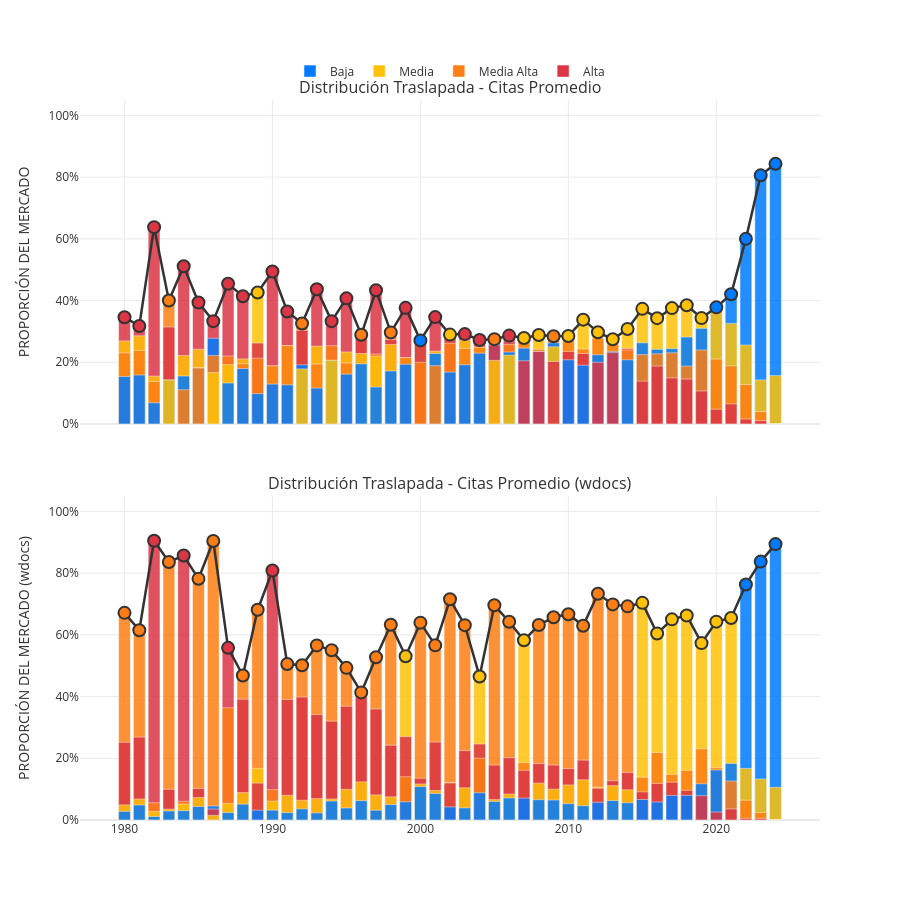

Notebook code cell kept with this figure:
### Code cell
# Mandar llamar a la nueva función
df_completo = category_plots.cargar_datos_completos(cfg.LEVEL)
category_plots.plot_evolucion_traslapada(df_completo, cfg.CATEGORICAL_FEATURES, seleccion="citas")

### Figure 1 — Plotly figure (JSON) as saved in the notebook; plotly's stock layout.template omitted (floating-point values rounded to 4 significant figures)
{"data": [{"hoverinfo": "x+y", "marker": {"color": ["#DC3545", "#DC3545", "#DC3545", "#FD7E14", "#DC3545", "#DC3545", "#DC3545", "#DC3545", "#DC3545", "#FFC107", "#DC3545", "#DC3545", "#FD7E14", "#DC3545", "#DC3545", "#DC3545", "#FD7E14", "#DC3545", "#FD7E14", "#DC3545", "#007BFF", "#DC3545", "#FFC107", "#DC3545", "#DC3545", "#FD7E14", "#DC3545", "#FFC107", "#FFC107", "#FD7E14", "#FFC107", "#FFC107", "#FFC107", "#FFC107", "#FFC107", "#FFC107", "#FFC107", "#FFC107", "#FFC107", "#FFC107", "#007BFF", "#007BFF", "#007BFF", "#007BFF", "#007BFF"], "line": {"color": "white", "width": 0.5}}, "opacity": 0.85, "showlegend": false, "type": "bar", "x": [1980, 1981, 1982, 1983, 1984, 1985, 1986, 1987, 1988, 1989, 1990, 1991, 1992, 1993, 1994, 1995, 1996, 1997, 1998, 1999, 2000, 2001, 2002, 2003, 2004, 2005, 2006, 2007, 2008, 2009, 2010, 2011, 2012, 2013, 2014, 2015, 2016, 2017, 2018, 2019, 2020, 2021, 2022, 2023, 2024], "xaxis": "x", "y": [0.3462, 0.3175, 0.6379, 0.4, 0.5111, 0.3939, 0.3333, 0.4545, 0.4141, 0.4262, 0.4941, 0.3648, 0.3259, 0.4369, 0.3333, 0.4072, 0.2891, 0.4333, 0.2969, 0.3763, 0.271, 0.3465, 0.2897, 0.2914, 0.2724, 0.275, 0.2864, 0.2787, 0.2883, 0.2845, 0.2851, 0.3381, 0.2976, 0.2745, 0.3077, 0.3732, 0.343, 0.3756, 0.385, 0.3432, 0.378, 0.4203, 0.6, 0.8059, 0.8431], "yaxis": "y"}, {"hoverinfo": "x+y", "marker": {"color": ["#FD7E14", "#FD7E14", "#DC3545", "#FD7E14", "#DC3545", "#FD7E14", "#FD7E14", "#DC3545", "#FD7E14", "#FD7E14", "#DC3545", "#FD7E14", "#FD7E14", "#FD7E14", "#FD7E14", "#FD7E14", "#FD7E14", "#FD7E14", "#FD7E14", "#FFC107", "#FD7E14", "#FD7E14", "#FD7E14", "#FD7E14", "#FFC107", "#FD7E14", "#FD7E14", "#FFC107", "#FD7E14", "#FD7E14", "#FD7E14", "#FD7E14", "#FD7E14", "#FD7E14", "#FD7E14", "#FFC107", "#FFC107", "#FFC107", "#FFC107", "#FFC107", "#FFC107", "#FFC107", "#007BFF", "#007BFF", "#007BFF"], "line": {"color": "white", "width": 0.5}}, "opacity": 0.85, "showlegend": false, "type": "bar", "x": [1980, 1981, 1982, 1983, 1984, 1985, 1986, 1987, 1988, 1989, 1990, 1991, 1992, 1993, 1994, 1995, 1996, 1997, 1998, 1999, 2000, 2001, 2002, 2003, 2004, 2005, 2006, 2007, 2008, 2009, 2010, 2011, 2012, 2013, 2014, 2015, 2016, 2017, 2018, 2019, 2020, 2021, 2022, 2023, 2024], "xaxis": "x2", "y": [0.6713, 0.6149, 0.905, 0.8363, 0.8571, 0.7816, 0.904, 0.558, 0.4684, 0.6813, 0.8085, 0.5055, 0.5016, 0.5658, 0.5502, 0.4931, 0.4135, 0.5275, 0.6328, 0.5307, 0.6396, 0.566, 0.7153, 0.6314, 0.4652, 0.6958, 0.6425, 0.5824, 0.6318, 0.6571, 0.667, 0.6294, 0.7332, 0.6987, 0.6923, 0.7037, 0.6043, 0.6503, 0.6629, 0.5733, 0.6428, 0.6548, 0.7632, 0.8374, 0.8941], "yaxis": "y2"}, {"hoverinfo": "x+y", "marker": {"color": ["#FFC107", "#FFC107", "#FFC107", "#DC3545", "#FFC107", "#FFC107", "#007BFF", "#FD7E14", "#FFC107", "#DC3545", "#FFC107", "#FFC107", "#DC3545", "#FFC107", "#FD7E14", "#FFC107", "#DC3545", "#FD7E14", "#DC3545", "#FFC107", "#FFC107", "#FFC107", "#DC3545", "#FFC107", "#FFC107", "#007BFF", "#FD7E14", "#FD7E14", "#FD7E14", "#007BFF", "#FD7E14", "#FD7E14", "#FD7E14", "#FD7E14", "#DC3545", "#007BFF", "#007BFF", "#007BFF", "#007BFF", "#007BFF", "#FFC107", "#FFC107", "#FFC107", "#FFC107", "#FFC107"], "line": {"color": "white", "width": 0.5}}, "opacity": 0.85, "showlegend": false, "type": "bar", "x": [1980, 1981, 1982, 1983, 1984, 1985, 1986, 1987, 1988, 1989, 1990, 1991, 1992, 1993, 1994, 1995, 1996, 1997, 1998, 1999, 2000, 2001, 2002, 2003, 2004, 2005, 2006, 2007, 2008, 2009, 2010, 2011, 2012, 2013, 2014, 2015, 2016, 2017, 2018, 2019, 2020, 2021, 2022, 2023, 2024], "xaxis": "x", "y": [0.2692, 0.2857, 0.1552, 0.3143, 0.2222, 0.2424, 0.2778, 0.2203, 0.2109, 0.2623, 0.1882, 0.2541, 0.3036, 0.2524, 0.254, 0.2335, 0.2874, 0.2267, 0.2734, 0.2151, 0.2645, 0.2362, 0.2804, 0.2715, 0.249, 0.2625, 0.2573, 0.2705, 0.242, 0.2629, 0.2715, 0.2429, 0.278, 0.2588, 0.2443, 0.2632, 0.2419, 0.2443, 0.2817, 0.31, 0.3636, 0.3261, 0.256, 0.1429, 0.1569], "yaxis": "y"}, {"hoverinfo": "x+y", "marker": {"color": ["#DC3545", "#DC3545", "#FD7E14", "#DC3545", "#FD7E14", "#DC3545", "#007BFF", "#FD7E14", "#DC3545", "#FFC107", "#FD7E14", "#DC3545", "#DC3545", "#DC3545", "#DC3545", "#DC3545", "#DC3545", "#DC3545", "#DC3545", "#DC3545", "#DC3545", "#DC3545", "#FFC107", "#DC3545", "#DC3545", "#DC3545", "#DC3545", "#FD7E14", "#DC3545", "#DC3545", "#DC3545", "#DC3545", "#FFC107", "#DC3545", "#DC3545", "#FD7E14", "#FD7E14", "#FD7E14", "#FD7E14", "#FD7E14", "#FD7E14", "#007BFF", "#FFC107", "#FFC107", "#FFC107"], "line": {"color": "white", "width": 0.5}}, "opacity": 0.85, "showlegend": false, "type": "bar", "x": [1980, 1981, 1982, 1983, 1984, 1985, 1986, 1987, 1988, 1989, 1990, 1991, 1992, 1993, 1994, 1995, 1996, 1997, 1998, 1999, 2000, 2001, 2002, 2003, 2004, 2005, 2006, 2007, 2008, 2009, 2010, 2011, 2012, 2013, 2014, 2015, 2016, 2017, 2018, 2019, 2020, 2021, 2022, 2023, 2024], "xaxis": "x2", "y": [0.2517, 0.2686, 0.05587, 0.09942, 0.06061, 0.1019, 0.04545, 0.3639, 0.3915, 0.1673, 0.0984, 0.3906, 0.3984, 0.3416, 0.3204, 0.3686, 0.4003, 0.3595, 0.2422, 0.2703, 0.1354, 0.2524, 0.122, 0.2248, 0.2463, 0.1781, 0.202, 0.1858, 0.1829, 0.1781, 0.1665, 0.1941, 0.1065, 0.1272, 0.1538, 0.1388, 0.2188, 0.1476, 0.161, 0.2305, 0.1693, 0.1833, 0.1671, 0.1329, 0.1059], "yaxis": "y2"}, {"hoverinfo": "x+y", "marker": {"color": ["#FD7E14", "#FD7E14", "#FD7E14", "#007BFF", "#007BFF", "#007BFF", "#FD7E14", "#FFC107", "#FD7E14", "#FD7E14", "#FD7E14", "#FD7E14", "#007BFF", "#FD7E14", "#007BFF", "#FD7E14", "#FFC107", "#FFC107", "#FFC107", "#FD7E14", "#DC3545", "#007BFF", "#FD7E14", "#FD7E14", "#FD7E14", "#DC3545", "#007BFF", "#007BFF", "#007BFF", "#FFC107", "#DC3545", "#DC3545", "#007BFF", "#007BFF", "#FD7E14", "#FD7E14", "#FD7E14", "#FD7E14", "#FD7E14", "#FD7E14", "#FD7E14", "#FD7E14", "#FD7E14", "#FD7E14", "#FD7E14"], "line": {"color": "white", "width": 0.5}}, "opacity": 0.85, "showlegend": false, "type": "bar", "x": [1980, 1981, 1982, 1983, 1984, 1985, 1986, 1987, 1988, 1989, 1990, 1991, 1992, 1993, 1994, 1995, 1996, 1997, 1998, 1999, 2000, 2001, 2002, 2003, 2004, 2005, 2006, 2007, 2008, 2009, 2010, 2011, 2012, 2013, 2014, 2015, 2016, 2017, 2018, 2019, 2020, 2021, 2022, 2023, 2024], "xaxis": "x", "y": [0.2308, 0.2381, 0.1379, 0.1429, 0.1556, 0.1818, 0.2222, 0.1923, 0.1953, 0.2131, 0.1882, 0.2541, 0.192, 0.1942, 0.2063, 0.1976, 0.2286, 0.22, 0.2578, 0.2151, 0.2645, 0.2283, 0.2617, 0.245, 0.249, 0.2562, 0.233, 0.2459, 0.2349, 0.25, 0.2353, 0.2286, 0.2244, 0.2353, 0.2398, 0.2249, 0.2274, 0.2308, 0.1878, 0.2399, 0.2105, 0.1884, 0.128, 0.04029, 0], "yaxis": "y"}, {"hoverinfo": "x+y", "marker": {"color": ["#FFC107", "#FFC107", "#FFC107", "#FFC107", "#FFC107", "#FFC107", "#DC3545", "#FFC107", "#FFC107", "#DC3545", "#FFC107", "#FFC107", "#FFC107", "#FFC107", "#FFC107", "#FFC107", "#FFC107", "#FFC107", "#FFC107", "#FD7E14", "#FFC107", "#FFC107", "#DC3545", "#FFC107", "#FD7E14", "#FFC107", "#FFC107", "#DC3545", "#FFC107", "#FFC107", "#FFC107", "#FFC107", "#DC3545", "#FFC107", "#FFC107", "#DC3545", "#DC3545", "#DC3545", "#DC3545", "#007BFF", "#007BFF", "#FD7E14", "#FD7E14", "#FD7E14", "#FD7E14"], "line": {"color": "white", "width": 0.5}}, "opacity": 0.85, "showlegend": false, "type": "bar", "x": [1980, 1981, 1982, 1983, 1984, 1985, 1986, 1987, 1988, 1989, 1990, 1991, 1992, 1993, 1994, 1995, 1996, 1997, 1998, 1999, 2000, 2001, 2002, 2003, 2004, 2005, 2006, 2007, 2008, 2009, 2010, 2011, 2012, 2013, 2014, 2015, 2016, 2017, 2018, 2019, 2020, 2021, 2022, 2023, 2024], "xaxis": "x2", "y": [0.04895, 0.06796, 0.02793, 0.03509, 0.05195, 0.07282, 0.03535, 0.05384, 0.08889, 0.1195, 0.06117, 0.07992, 0.06396, 0.0694, 0.06796, 0.09937, 0.1235, 0.08127, 0.075, 0.14, 0.1168, 0.0956, 0.1201, 0.1044, 0.2002, 0.06604, 0.084, 0.1609, 0.1194, 0.1, 0.1136, 0.1303, 0.103, 0.1113, 0.0979, 0.09118, 0.1185, 0.1225, 0.09613, 0.1173, 0.1621, 0.1262, 0.06407, 0.02448, 0], "yaxis": "y2"}, {"hoverinfo": "x+y", "marker": {"color": ["#007BFF", "#007BFF", "#007BFF", "#FFC107", "#FD7E14", "#FD7E14", "#FFC107", "#007BFF", "#007BFF", "#007BFF", "#007BFF", "#007BFF", "#FFC107", "#007BFF", "#FFC107", "#007BFF", "#007BFF", "#007BFF", "#007BFF", "#007BFF", "#FD7E14", "#FD7E14", "#007BFF", "#007BFF", "#007BFF", "#FFC107", "#FFC107", "#DC3545", "#DC3545", "#DC3545", "#007BFF", "#007BFF", "#DC3545", "#DC3545", "#007BFF", "#DC3545", "#DC3545", "#DC3545", "#DC3545", "#DC3545", "#DC3545", "#DC3545", "#DC3545", "#DC3545", "#DC3545"], "line": {"color": "white", "width": 0.5}}, "opacity": 0.85, "showlegend": false, "type": "bar", "x": [1980, 1981, 1982, 1983, 1984, 1985, 1986, 1987, 1988, 1989, 1990, 1991, 1992, 1993, 1994, 1995, 1996, 1997, 1998, 1999, 2000, 2001, 2002, 2003, 2004, 2005, 2006, 2007, 2008, 2009, 2010, 2011, 2012, 2013, 2014, 2015, 2016, 2017, 2018, 2019, 2020, 2021, 2022, 2023, 2024], "xaxis": "x", "y": [0.1538, 0.1587, 0.06897, 0.1429, 0.1111, 0.1818, 0.1667, 0.1329, 0.1797, 0.09836, 0.1294, 0.127, 0.1786, 0.1165, 0.2063, 0.1617, 0.195, 0.12, 0.1719, 0.1935, 0.2, 0.189, 0.1682, 0.1921, 0.2296, 0.2062, 0.2233, 0.2049, 0.2349, 0.2026, 0.2081, 0.1905, 0.2, 0.2314, 0.2081, 0.1388, 0.1877, 0.1493, 0.1455, 0.107, 0.04785, 0.06522, 0.016, 0.01099, 0], "yaxis": "y"}, {"hoverinfo": "x+y", "marker": {"color": ["#007BFF", "#007BFF", "#007BFF", "#007BFF", "#007BFF", "#007BFF", "#FFC107", "#007BFF", "#007BFF", "#007BFF", "#007BFF", "#007BFF", "#007BFF", "#007BFF", "#007BFF", "#007BFF", "#007BFF", "#007BFF", "#007BFF", "#007BFF", "#007BFF", "#007BFF", "#007BFF", "#007BFF", "#007BFF", "#007BFF", "#007BFF", "#007BFF", "#007BFF", "#007BFF", "#007BFF", "#007BFF", "#007BFF", "#007BFF", "#007BFF", "#007BFF", "#007BFF", "#007BFF", "#007BFF", "#DC3545", "#DC3545", "#DC3545", "#DC3545", "#DC3545", "#DC3545"], "line": {"color": "white", "width": 0.5}}, "opacity": 0.85, "showlegend": false, "type": "bar", "x": [1980, 1981, 1982, 1983, 1984, 1985, 1986, 1987, 1988, 1989, 1990, 1991, 1992, 1993, 1994, 1995, 1996, 1997, 1998, 1999, 2000, 2001, 2002, 2003, 2004, 2005, 2006, 2007, 2008, 2009, 2010, 2011, 2012, 2013, 2014, 2015, 2016, 2017, 2018, 2019, 2020, 2021, 2022, 2023, 2024], "xaxis": "x2", "y": [0.02797, 0.04854, 0.01117, 0.02924, 0.0303, 0.04369, 0.01515, 0.02432, 0.05128, 0.03187, 0.03191, 0.02398, 0.0361, 0.02313, 0.06149, 0.03899, 0.06269, 0.03168, 0.05, 0.05897, 0.1083, 0.08604, 0.04251, 0.03931, 0.08831, 0.06014, 0.07151, 0.07088, 0.0659, 0.06476, 0.05291, 0.04621, 0.0573, 0.0628, 0.05594, 0.0664, 0.05845, 0.07958, 0.0799, 0.07887, 0.02582, 0.03571, 0.005571, 0.005245, 0], "yaxis": "y2"}, {"marker": {"color": "#007BFF"}, "name": "Baja", "type": "bar", "x": [null], "xaxis": "x", "y": [null], "yaxis": "y"}, {"marker": {"color": "#FFC107"}, "name": "Media", "type": "bar", "x": [null], "xaxis": "x", "y": [null], "yaxis": "y"}, {"marker": {"color": "#FD7E14"}, "name": "Media Alta", "type": "bar", "x": [null], "xaxis": "x", "y": [null], "yaxis": "y"}, {"marker": {"color": "#DC3545"}, "name": "Alta", "type": "bar", "x": [null], "xaxis": "x", "y": [null], "yaxis": "y"}, {"hoverinfo": "skip", "line": {"color": "#333333", "width": 2.5}, "marker": {"color": ["#DC3545", "#DC3545", "#DC3545", "#FD7E14", "#DC3545", "#DC3545", "#DC3545", "#DC3545", "#DC3545", "#FFC107", "#DC3545", "#DC3545", "#FD7E14", "#DC3545", "#DC3545", "#DC3545", "#FD7E14", "#DC3545", "#FD7E14", "#DC3545", "#007BFF", "#DC3545", "#FFC107", "#DC3545", "#DC3545", "#FD7E14", "#DC3545", "#FFC107", "#FFC107", "#FD7E14", "#FFC107", "#FFC107", "#FFC107", "#FFC107", "#FFC107", "#FFC107", "#FFC107", "#FFC107", "#FFC107", "#FFC107", "#007BFF", "#007BFF", "#007BFF", "#007BFF", "#007BFF"], "line": {"color": "#333333", "width": 2}, "size": 12}, "mode": "lines+markers", "name": "Peak Dominance", "showlegend": false, "type": "scatter", "x": [1980, 1981, 1982, 1983, 1984, 1985, 1986, 1987, 1988, 1989, 1990, 1991, 1992, 1993, 1994, 1995, 1996, 1997, 1998, 1999, 2000, 2001, 2002, 2003, 2004, 2005, 2006, 2007, 2008, 2009, 2010, 2011, 2012, 2013, 2014, 2015, 2016, 2017, 2018, 2019, 2020, 2021, 2022, 2023, 2024], "xaxis": "x", "y": [0.3462, 0.3175, 0.6379, 0.4, 0.5111, 0.3939, 0.3333, 0.4545, 0.4141, 0.4262, 0.4941, 0.3648, 0.3259, 0.4369, 0.3333, 0.4072, 0.2891, 0.4333, 0.2969, 0.3763, 0.271, 0.3465, 0.2897, 0.2914, 0.2724, 0.275, 0.2864, 0.2787, 0.2883, 0.2845, 0.2851, 0.3381, 0.2976, 0.2745, 0.3077, 0.3732, 0.343, 0.3756, 0.385, 0.3432, 0.378, 0.4203, 0.6, 0.8059, 0.8431], "yaxis": "y"}, {"hoverinfo": "skip", "line": {"color": "#333333", "width": 2.5}, "marker": {"color": ["#FD7E14", "#FD7E14", "#DC3545", "#FD7E14", "#DC3545", "#FD7E14", "#FD7E14", "#DC3545", "#FD7E14", "#FD7E14", "#DC3545", "#FD7E14", "#FD7E14", "#FD7E14", "#FD7E14", "#FD7E14", "#FD7E14", "#FD7E14", "#FD7E14", "#FFC107", "#FD7E14", "#FD7E14", "#FD7E14", "#FD7E14", "#FFC107", "#FD7E14", "#FD7E14", "#FFC107", "#FD7E14", "#FD7E14", "#FD7E14", "#FD7E14", "#FD7E14", "#FD7E14", "#FD7E14", "#FFC107", "#FFC107", "#FFC107", "#FFC107", "#FFC107", "#FFC107", "#FFC107", "#007BFF", "#007BFF", "#007BFF"], "line": {"color": "#333333", "width": 2}, "size": 12}, "mode": "lines+markers", "name": "Peak Dominance", "showlegend": false, "type": "scatter", "x": [1980, 1981, 1982, 1983, 1984, 1985, 1986, 1987, 1988, 1989, 1990, 1991, 1992, 1993, 1994, 1995, 1996, 1997, 1998, 1999, 2000, 2001, 2002, 2003, 2004, 2005, 2006, 2007, 2008, 2009, 2010, 2011, 2012, 2013, 2014, 2015, 2016, 2017, 2018, 2019, 2020, 2021, 2022, 2023, 2024], "xaxis": "x2", "y": [0.6713, 0.6149, 0.905, 0.8363, 0.8571, 0.7816, 0.904, 0.558, 0.4684, 0.6813, 0.8085, 0.5055, 0.5016, 0.5658, 0.5502, 0.4931, 0.4135, 0.5275, 0.6328, 0.5307, 0.6396, 0.566, 0.7153, 0.6314, 0.4652, 0.6958, 0.6425, 0.5824, 0.6318, 0.6571, 0.667, 0.6294, 0.7332, 0.6987, 0.6923, 0.7037, 0.6043, 0.6503, 0.6629, 0.5733, 0.6428, 0.6548, 0.7632, 0.8374, 0.8941], "yaxis": "y2"}], "layout": {"annotations": [{"font": {"size": 16}, "showarrow": false, "text": "Distribución Traslapada - Citas Promedio", "x": 0.5, "xanchor": "center", "xref": "paper", "y": 1, "yanchor": "bottom", "yref": "paper"}, {"font": {"size": 16}, "showarrow": false, "text": "Distribución Traslapada - Citas Promedio (wdocs)", "x": 0.5, "xanchor": "center", "xref": "paper", "y": 0.45, "yanchor": "bottom", "yref": "paper"}], "barmode": "overlay", "font": {"color": "#333333"}, "height": 900, "hovermode": "x unified", "legend": {"orientation": "h", "x": 0.5, "xanchor": "center", "y": 1.02, "yanchor": "bottom"}, "paper_bgcolor": "white", "plot_bgcolor": "white", "xaxis": {"anchor": "y", "domain": [0, 1], "gridcolor": "#EAEAEA", "matches": "x2", "showticklabels": false, "zerolinecolor": "#EAEAEA"}, "xaxis2": {"anchor": "y2", "domain": [0, 1], "gridcolor": "#EAEAEA", "zerolinecolor": "#EAEAEA"}, "yaxis": {"anchor": "x", "domain": [0.55, 1], "gridcolor": "#EAEAEA", "range": [0, 1.05], "tickformat": ".0%", "title": {"text": "PROPORCIÓN DEL MERCADO"}, "zerolinecolor": "#EAEAEA"}, "yaxis2": {"anchor": "x2", "domain": [0, 0.45], "gridcolor": "#EAEAEA", "range": [0, 1.05], "tickformat": ".0%", "title": {"text": "PROPORCIÓN DEL MERCADO (wdocs)"}, "zerolinecolor": "#EAEAEA"}}}
